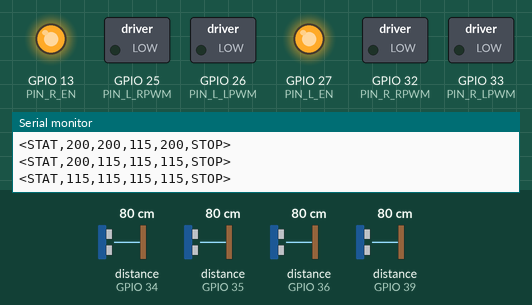
Simulated run of this sketch. Board: ESP32. Shown: switched loads named in the sketch (green lamp = pin HIGH), output pins drawn as LEDs (lit = HIGH), the last lines printed to the serial monitor. Wiring (inferred from the names in the program): 4 × ultrasonic range finder: trigger GPIO 16, echo GPIO 34 / trigger GPIO 17, echo GPIO 35 / trigger GPIO 18, echo GPIO 36 / trigger GPIO 19, echo GPIO 39. The test bench sets the inputs (shaded band); at power-on: distance to the obstacle (sensors on GPIO 34, GPIO 35, GPIO 36, GPIO 39) 80 cm. The echo pulse lasts 58.3 µs per cm; pins used as bus, display or sensor lines are not drawn.

Above: at 0.2 s.
At 1.2 s:
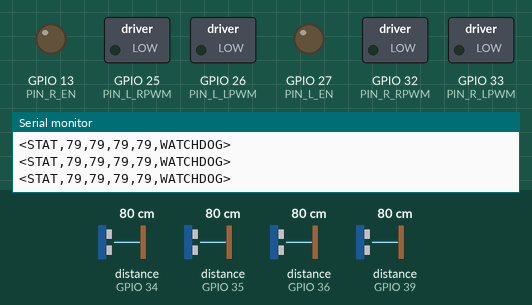
1.3 s: distance to the obstacle (sensor on GPIO 34) set to 38 cm
2.8 s: distance to the obstacle (sensor on GPIO 34) set to 30 cm
Timing chart, 0 to 5.8 s (numbered marks = the images above; inputs shaded):
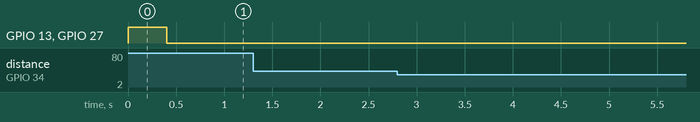

The sketch:

esp32_slave.ino
```cpp
/**
 * ============================================================================
 * Target Tracking Assistant Cart — ESP32 Low-Level Slave Firmware
 * ============================================================================
 * Hardware:
 *   - MCU: ESP32 DevKit V1 (30-pin)
 *   - Motor Drivers: 2x L298N (ZX-040), 1 driver per side (2 channels paired per board)
 *   - Motors: 4x JGY-370 12V 160 RPM Worm Gear Motors (4WD Differential Drive)
 *   - Safety Sensors: 2x US-025A (Front D1, D2) + 2x HC-SR04 (Side D3, D4)
 *   - Link to Master (Raspberry Pi 4): USB UART @ 115200 baud (/dev/ttyUSB0)
 *
 * Protocol:
 *   - RX from RPi: <CMD,L_PWM,R_PWM>\n   (L_PWM, R_PWM in range -255..255)
 *   - TX to RPi:   <STAT,D1,D2,D3,D4,STATE>\n
 *     where D1=Front-Left(cm), D2=Front-Right(cm), D3=Left(cm), D4=Right(cm),
 *     STATE = OK | OBSTACLE | WATCHDOG | STOP | SENSOR_ERR
 *
 * Key Features:
 *   - 2 kHz Hardware PWM (optimal switching frequency for bipolar L298N H-bridges)
 *   - Slew-Rate Limiter (smooth acceleration & braking for worm gearboxes)
 *   - Active Front Obstacle Interlock (< 35 cm instant forward block)
 *   - 400 ms Command Watchdog (auto-stops if RPi disconnects or hangs)
 *   - Compatible with both ESP32 Arduino Core v2.x and v3.x
 * ============================================================================
 */

#include <Arduino.h>
#include <WiFi.h>

// ============================================================================
// 1. SAFE PINOUT CONFIGURATION (ESP32 DevKit V1 30-Pin)
//    Avoids strapping pins (GPIO 0, 2, 5, 12, 15) & UART0 (GPIO 1, 3)
// ============================================================================

// Left Side Motor Driver (L298N #1: Front-Left on OUT1/2, Rear-Left on OUT3/4)
constexpr uint8_t PIN_L_RPWM = 25;  // Forward PWM -> IN1 + IN3 (jumpered together)
constexpr uint8_t PIN_L_LPWM = 26;  // Reverse PWM -> IN2 + IN4 (jumpered together)
constexpr uint8_t PIN_L_EN   = 27;  // Enable -> ENA + ENB (remove stock jumpers, tie together)

// Right Side Motor Driver (L298N #2: Front-Right on OUT1/2, Rear-Right on OUT3/4)
constexpr uint8_t PIN_R_RPWM = 32;  // Forward PWM -> IN1 + IN3 (jumpered together)
constexpr uint8_t PIN_R_LPWM = 33;  // Reverse PWM -> IN2 + IN4 (jumpered together)
constexpr uint8_t PIN_R_EN   = 13;  // Enable -> ENA + ENB (remove stock jumpers, tie together)

// 4x Ultrasonic Sensors: D1/D2 = US-025A (3.3V direct), D3/D4 = HC-SR04 (5V + 2kOhm series on ECHO)
constexpr uint8_t NUM_SENSORS = 4;

// Index: 0 = Front-Left (D1), 1 = Front-Right (D2), 2 = Left (D3), 3 = Right (D4)
constexpr uint8_t TRIG_PINS[NUM_SENSORS] = {16, 17, 18, 19};
constexpr uint8_t ECHO_PINS[NUM_SENSORS] = {34, 35, 36, 39}; // Input-only GPIOs

// ============================================================================
// 2. CONTROL, PWM & SAFETY CONSTANTS
// ============================================================================
constexpr uint32_t SERIAL_BAUD        = 115200;
constexpr uint32_t PWM_FREQ_HZ        = 2000;  // 2 kHz optimal PWM for bipolar L298N (prevents overheating)
constexpr uint8_t  PWM_RESOLUTION     = 8;     // 8-bit: 0..255
constexpr int16_t  MAX_PWM            = 255;
constexpr int16_t  MIN_STARTING_PWM   = 35;    // Deadzone threshold for 4x JGY-370 via L298N (~2V drop)

// Slew Rate Limiter (smooth ramp for 5-10 kg load + worm gearbox protection)
constexpr uint32_t CONTROL_LOOP_MS    = 10;    // 100 Hz internal motor update loop
constexpr float    SLEW_ACCEL_PER_STEP = 6.0f; // ~600 PWM/sec (~0.42s from 0 to 255)
constexpr float    SLEW_DECEL_PER_STEP = 10.0f;// ~1000 PWM/sec (~0.25s smooth stop)
constexpr float    SLEW_ESTOP_PER_STEP = 45.0f;// Fast ramp-down on obstacle/watchdog

// Safety & Timing Thresholds
constexpr uint16_t OBSTACLE_STOP_CM   = 35;    // Instant stop forward motion if D1 or D2 < 35 cm
constexpr uint16_t MAX_DISTANCE_CM    = 400;   // Sensor cap when no echo returned
constexpr uint32_t PULSE_TIMEOUT_US   = 18000; // ~300 cm max wait (18 ms) to keep loop fast
constexpr uint32_t WATCHDOG_TIMEOUT_MS = 400;  // Stop motors if no command for > 400 ms
constexpr uint32_t SENSOR_INTERVAL_MS = 25;    // Read one HC-SR04 every 25 ms
constexpr uint32_t TELEMETRY_PERIOD_MS = 50;   // Send <STAT,...> at 20 Hz
constexpr uint8_t  SENSOR_FAULT_MISSES = 8;    // Consecutive triggers with no ECHO rising edge -> fault

// Orthogonal trigger order: FL(0) -> L(2) -> FR(1) -> R(3) (50 ms between front sensors)
constexpr uint8_t  SENSOR_ORDER[NUM_SENSORS] = {0, 2, 1, 3};

// LEDC Channel definitions (for ESP32 Core v2.x compatibility)
constexpr uint8_t CH_L_RPWM = 0;
constexpr uint8_t CH_L_LPWM = 1;
constexpr uint8_t CH_R_RPWM = 2;
constexpr uint8_t CH_R_LPWM = 3;

// ============================================================================
// 3. GLOBAL STATE VARIABLES
// ============================================================================
int16_t  targetLeftPWM     = 0;
int16_t  targetRightPWM    = 0;
float    currentLeftPWM    = 0.0f;
float    currentRightPWM   = 0.0f;

uint16_t distancesCm[NUM_SENSORS] = {200, 200, 200, 200};
uint8_t  currentSensorIdx  = 0;
uint8_t  orderPos          = 0;
uint8_t  confirmHits[NUM_SENSORS]     = {0, 0, 0, 0};
uint8_t  missedRiseCount[NUM_SENSORS] = {0, 0, 0, 0};
bool     priorityRePing    = false;
bool     sensorFault       = false;

uint32_t lastCmdTimeMs     = 0;
uint32_t lastControlTimeMs = 0;
uint32_t lastSensorTimeMs  = 0;
uint32_t lastTelemTimeMs   = 0;

bool     watchdogTripped   = true;
bool     obstacleBlocked   = false;

char     rxBuf[48];
uint8_t  rxIdx             = 0;
bool     rxInFrame         = false;

// ============================================================================
// 4. HARDWARE PWM ABSTRACTION (Supports ESP32 Core 2.x and 3.x)
// ============================================================================
void setupPWM() {
#if ESP_ARDUINO_VERSION >= ESP_ARDUINO_VERSION_VAL(3, 0, 0)
  ledcAttach(PIN_L_RPWM, PWM_FREQ_HZ, PWM_RESOLUTION);
  ledcAttach(PIN_L_LPWM, PWM_FREQ_HZ, PWM_RESOLUTION);
  ledcAttach(PIN_R_RPWM, PWM_FREQ_HZ, PWM_RESOLUTION);
  ledcAttach(PIN_R_LPWM, PWM_FREQ_HZ, PWM_RESOLUTION);
#else
  ledcSetup(CH_L_RPWM, PWM_FREQ_HZ, PWM_RESOLUTION);
  ledcSetup(CH_L_LPWM, PWM_FREQ_HZ, PWM_RESOLUTION);
  ledcSetup(CH_R_RPWM, PWM_FREQ_HZ, PWM_RESOLUTION);
  ledcSetup(CH_R_LPWM, PWM_FREQ_HZ, PWM_RESOLUTION);

  ledcAttachPin(PIN_L_RPWM, CH_L_RPWM);
  ledcAttachPin(PIN_L_LPWM, CH_L_LPWM);
  ledcAttachPin(PIN_R_RPWM, CH_R_RPWM);
  ledcAttachPin(PIN_R_LPWM, CH_R_LPWM);
#endif
}

void writePWMChannel(uint8_t pin, uint8_t channel, uint8_t duty) {
#if ESP_ARDUINO_VERSION >= ESP_ARDUINO_VERSION_VAL(3, 0, 0)
  (void)channel;
  ledcWrite(pin, duty);
#else
  (void)pin;
  ledcWrite(channel, duty);
#endif
}

// ============================================================================
// 5. MOTOR DRIVER CONTROL & SLEW RATE LIMITER
// ============================================================================
void setDriversEnabled(bool enabled) {
  digitalWrite(PIN_L_EN, enabled ? HIGH : LOW);
  digitalWrite(PIN_R_EN, enabled ? HIGH : LOW);
}

void applySingleMotorPWM(int16_t pwm, uint8_t rpwmPin, uint8_t rpwmCh, uint8_t lpwmPin, uint8_t lpwmCh) {
  pwm = constrain(pwm, -MAX_PWM, MAX_PWM);

  // Deadband elimination to avoid humming on JGY-370 worm gear motors
  if (abs(pwm) < MIN_STARTING_PWM) {
    writePWMChannel(rpwmPin, rpwmCh, 0);
    writePWMChannel(lpwmPin, lpwmCh, 0);
    return;
  }

  if (pwm > 0) {
    writePWMChannel(lpwmPin, lpwmCh, 0);
    writePWMChannel(rpwmPin, rpwmCh, static_cast<uint8_t>(pwm));
  } else {
    writePWMChannel(rpwmPin, rpwmCh, 0);
    writePWMChannel(lpwmPin, lpwmCh, static_cast<uint8_t>(-pwm));
  }
}

float slewStep(float currentVal, float targetVal, bool emergencyBrake) {
  float diff = targetVal - currentVal;
  if (fabs(diff) < 1.0f) {
    return targetVal;
  }

  float maxStep = SLEW_ACCEL_PER_STEP;
  if (emergencyBrake) {
    maxStep = SLEW_ESTOP_PER_STEP;
  } else if (fabs(targetVal) < fabs(currentVal) || (targetVal * currentVal < 0.0f)) {
    // Decelerating or reversing direction -> use faster deceleration ramp
    maxStep = SLEW_DECEL_PER_STEP;
  }

  if (diff > maxStep) {
    return currentVal + maxStep;
  } else if (diff < -maxStep) {
    return currentVal - maxStep;
  }
  return targetVal;
}

void updateMotors() {
  uint32_t now = millis();

  // 1. Check Watchdog (400 ms timeout)
  if (now - lastCmdTimeMs > WATCHDOG_TIMEOUT_MS) {
    watchdogTripped = true;
    targetLeftPWM   = 0;
    targetRightPWM  = 0;
  } else {
    watchdogTripped = false;
  }

  // 2. Check Front Ultrasonic Sensors (D1 = index 0, D2 = index 1) & Front Sensor Health
  bool frontObstacle = (distancesCm[0] < OBSTACLE_STOP_CM) || (distancesCm[1] < OBSTACLE_STOP_CM);
  sensorFault = (missedRiseCount[0] >= SENSOR_FAULT_MISSES) || (missedRiseCount[1] >= SENSOR_FAULT_MISSES);

  int16_t effectiveLeftTarget  = targetLeftPWM;
  int16_t effectiveRightTarget = targetRightPWM;

  // Clamp any positive wheel target when front obstacle < 35 cm or front sensor disconnected
  // Allows safe reversing or spot-turn negative wheel motion away from the obstacle
  if (frontObstacle || sensorFault) {
    obstacleBlocked = frontObstacle;
    if (effectiveLeftTarget > 0)  effectiveLeftTarget  = 0;
    if (effectiveRightTarget > 0) effectiveRightTarget = 0;
  } else {
    obstacleBlocked = false;
  }

  bool emergencyRamp = watchdogTripped || obstacleBlocked || sensorFault;

  // 3. Apply Slew-Rate Limiting (uses SLEW_ESTOP_PER_STEP = 45.0f on emergency without mechanical shock)
  currentLeftPWM  = slewStep(currentLeftPWM,  static_cast<float>(effectiveLeftTarget),  emergencyRamp);
  currentRightPWM = slewStep(currentRightPWM, static_cast<float>(effectiveRightTarget), emergencyRamp);

  int16_t outL = static_cast<int16_t>(roundf(currentLeftPWM));
  int16_t outR = static_cast<int16_t>(roundf(currentRightPWM));

  // Disable BTS7960 H-bridges at watchdog standstill to save idle current & heat
  bool driversActive = !(watchdogTripped && abs(outL) < MIN_STARTING_PWM && abs(outR) < MIN_STARTING_PWM);
  setDriversEnabled(driversActive);
  applySingleMotorPWM(outL, PIN_L_RPWM, CH_L_RPWM, PIN_L_LPWM, CH_L_LPWM);
  applySingleMotorPWM(outR, PIN_R_RPWM, CH_R_RPWM, PIN_R_LPWM, CH_R_LPWM);
}

// ============================================================================
// 6. ULTRASONIC SENSORS (4x HC-SR04 Non-Blocking Interrupt Sequencer)
// ============================================================================
portMUX_TYPE      echoMux = portMUX_INITIALIZER_UNLOCKED;
volatile uint32_t echoRiseUs[NUM_SENSORS]     = {0, 0, 0, 0};
volatile uint32_t echoDurationUs[NUM_SENSORS] = {0, 0, 0, 0};
volatile bool     echoReady[NUM_SENSORS]      = {false, false, false, false};
volatile bool     echoRisingSeen[NUM_SENSORS] = {false, false, false, false};

void IRAM_ATTR onEchoChange(uint8_t idx) {
  portENTER_CRITICAL_ISR(&echoMux);
  if (digitalRead(ECHO_PINS[idx]) == HIGH) {
    echoRiseUs[idx] = micros();
    echoRisingSeen[idx] = true;
  } else {
    uint32_t dt = micros() - echoRiseUs[idx];
    if (dt < PULSE_TIMEOUT_US) {
      echoDurationUs[idx] = dt;
      echoReady[idx] = true;
    }
  }
  portEXIT_CRITICAL_ISR(&echoMux);
}

void IRAM_ATTR isrEcho0() { onEchoChange(0); }
void IRAM_ATTR isrEcho1() { onEchoChange(1); }
void IRAM_ATTR isrEcho2() { onEchoChange(2); }
void IRAM_ATTR isrEcho3() { onEchoChange(3); }

void updateNextSensor() {
  // 1. Collect result from the previous sensor trigger (0 us blocking delay!)
  bool gotReady = false;
  bool gotRise = false;
  uint32_t dur = 0;

  portENTER_CRITICAL(&echoMux);
  gotReady = echoReady[currentSensorIdx];
  gotRise  = echoRisingSeen[currentSensorIdx];
  dur      = echoDurationUs[currentSensorIdx];
  echoReady[currentSensorIdx] = false;
  echoRisingSeen[currentSensorIdx] = false;
  portEXIT_CRITICAL(&echoMux);

  if (!gotRise) {
    if (missedRiseCount[currentSensorIdx] < 250) {
      missedRiseCount[currentSensorIdx]++;
    }
  } else {
    missedRiseCount[currentSensorIdx] = 0;
  }

  uint16_t rawCm = MAX_DISTANCE_CM;
  if (gotReady) {
    uint16_t cm = static_cast<uint16_t>((dur * 343UL) / 20000UL);
    if (cm >= 2 && cm <= MAX_DISTANCE_CM) {
      rawCm = cm;
    }
  }

  // Anti-spike filter with immediate 25 ms priority re-ping on first < 35 cm hit
  if (gotRise && rawCm < OBSTACLE_STOP_CM) {
    if (confirmHits[currentSensorIdx] < 2) {
      confirmHits[currentSensorIdx]++;
    }
    if (confirmHits[currentSensorIdx] == 1) {
      // First reading < 35 cm: hold old distance and re-ping SAME sensor in next 25 ms slot
      priorityRePing = true;
    } else {
      // Confirmed in 2 consecutive readings (within 25 ms): latch obstacle immediately
      distancesCm[currentSensorIdx] = rawCm;
      priorityRePing = false;
    }
  } else {
    confirmHits[currentSensorIdx] = 0;
    priorityRePing = false;
    if (gotRise) {
      distancesCm[currentSensorIdx] = static_cast<uint16_t>(
        (rawCm * 7 + distancesCm[currentSensorIdx] * 3) / 10
      );
    }
  }

  // 2. Select next sensor (re-ping same sensor if priorityRePing, else orthogonal order)
  if (!priorityRePing) {
    orderPos = (orderPos + 1) % NUM_SENSORS;
    currentSensorIdx = SENSOR_ORDER[orderPos];
  }

  portENTER_CRITICAL(&echoMux);
  echoReady[currentSensorIdx] = false;
  echoRisingSeen[currentSensorIdx] = false;
  portEXIT_CRITICAL(&echoMux);

  digitalWrite(TRIG_PINS[currentSensorIdx], LOW);
  delayMicroseconds(2);
  digitalWrite(TRIG_PINS[currentSensorIdx], HIGH);
  delayMicroseconds(10);
  digitalWrite(TRIG_PINS[currentSensorIdx], LOW);
}

// ============================================================================
// 7. ZERO-ALLOCATION UART PROTOCOL PARSER & TELEMETRY SENDER
//    Command:   <CMD,L_PWM,R_PWM>\n
//    Telemetry: <STAT,D1,D2,D3,D4,STATE>\n
// ============================================================================
void parseCommandFrame(const char* frame) {
  // Expected content inside '<' and '>': "CMD,L_PWM,R_PWM"
  if (strncmp(frame, "CMD,", 4) != 0) {
    return;
  }

  char* endPtr1 = nullptr;
  long lVal = strtol(frame + 4, &endPtr1, 10);
  if (endPtr1 == (frame + 4) || *endPtr1 != ',') {
    return;
  }

  char* endPtr2 = nullptr;
  long rVal = strtol(endPtr1 + 1, &endPtr2, 10);
  if (endPtr2 == (endPtr1 + 1) || *endPtr2 != '\0') {
    return;
  }

  targetLeftPWM  = constrain(static_cast<int16_t>(lVal), -MAX_PWM, MAX_PWM);
  targetRightPWM = constrain(static_cast<int16_t>(rVal), -MAX_PWM, MAX_PWM);
  lastCmdTimeMs  = millis();
}

void pollSerialInput() {
  while (Serial.available() > 0) {
    char c = static_cast<char>(Serial.read());

    if (c == '<') {
      rxIdx = 0;
      rxInFrame = true;
    } else if (c == '>') {
      if (rxInFrame && rxIdx > 0) {
        rxBuf[rxIdx] = '\0';
        parseCommandFrame(rxBuf);
      }
      rxIdx = 0;
      rxInFrame = false;
    } else if (rxInFrame && c != '\r' && c != '\n') {
      if (rxIdx < sizeof(rxBuf) - 1) {
        rxBuf[rxIdx++] = c;
      } else {
        rxIdx = 0; // Prevent buffer overflow on corrupted stream
        rxInFrame = false;
      }
    }
  }
}

void sendTelemetry() {
  const char* stateStr = "OK";
  if (sensorFault) {
    stateStr = "SENSOR_ERR";
  } else if (obstacleBlocked) {
    stateStr = "OBSTACLE";
  } else if (watchdogTripped) {
    stateStr = "WATCHDOG";
  } else if (targetLeftPWM == 0 && targetRightPWM == 0 &&
             abs(static_cast<int>(currentLeftPWM)) < MIN_STARTING_PWM &&
             abs(static_cast<int>(currentRightPWM)) < MIN_STARTING_PWM) {
    stateStr = "STOP";
  }

  Serial.printf("<STAT,%u,%u,%u,%u,%s>\n",
                distancesCm[0],
                distancesCm[1],
                distancesCm[2],
                distancesCm[3],
                stateStr);
}

// ============================================================================
// 8. ARDUINO SETUP & MAIN LOOP
// ============================================================================
void setup() {
  // Disable unused Wi-Fi & Bluetooth radios to save ~100 mA on Raspberry Pi 4's 1.1A USB rail
  WiFi.mode(WIFI_OFF);
  btStop();

  Serial.begin(SERIAL_BAUD);
  currentSensorIdx = SENSOR_ORDER[0];

  // Configure BTS7960 Enable pins (keep LOW during initialization)
  pinMode(PIN_L_EN, OUTPUT);
  pinMode(PIN_R_EN, OUTPUT);
  setDriversEnabled(false);

  // Configure 20 kHz PWM channels
  setupPWM();
  writePWMChannel(PIN_L_RPWM, CH_L_RPWM, 0);
  writePWMChannel(PIN_L_LPWM, CH_L_LPWM, 0);
  writePWMChannel(PIN_R_RPWM, CH_R_RPWM, 0);
  writePWMChannel(PIN_R_LPWM, CH_R_LPWM, 0);

  // Configure 4x HC-SR04 Ultrasonic Sensor pins with non-blocking interrupts
  for (uint8_t i = 0; i < NUM_SENSORS; i++) {
    pinMode(TRIG_PINS[i], OUTPUT);
    digitalWrite(TRIG_PINS[i], LOW);
    pinMode(ECHO_PINS[i], INPUT);
  }
  attachInterrupt(digitalPinToInterrupt(ECHO_PINS[0]), isrEcho0, CHANGE);
  attachInterrupt(digitalPinToInterrupt(ECHO_PINS[1]), isrEcho1, CHANGE);
  attachInterrupt(digitalPinToInterrupt(ECHO_PINS[2]), isrEcho2, CHANGE);
  attachInterrupt(digitalPinToInterrupt(ECHO_PINS[3]), isrEcho3, CHANGE);

  setDriversEnabled(true);
  lastCmdTimeMs = millis();
}

void loop() {
  // 1. Read incoming UART commands immediately
  pollSerialInput();

  uint32_t now = millis();

  // 2. Round-robin HC-SR04 measurement (every 25 ms -> 10 Hz per sensor)
  if (now - lastSensorTimeMs >= SENSOR_INTERVAL_MS) {
    lastSensorTimeMs = now;
    updateNextSensor();
  }

  // 3. Motor Slew-Rate, Safety & Watchdog loop (100 Hz / every 10 ms)
  if (now - lastControlTimeMs >= CONTROL_LOOP_MS) {
    lastControlTimeMs = now;
    updateMotors();
  }

  // 4. Send Telemetry frame to Raspberry Pi (20 Hz / every 50 ms)
  if (now - lastTelemTimeMs >= TELEMETRY_PERIOD_MS) {
    lastTelemTimeMs = now;
    sendTelemetry();
  }
}
```
